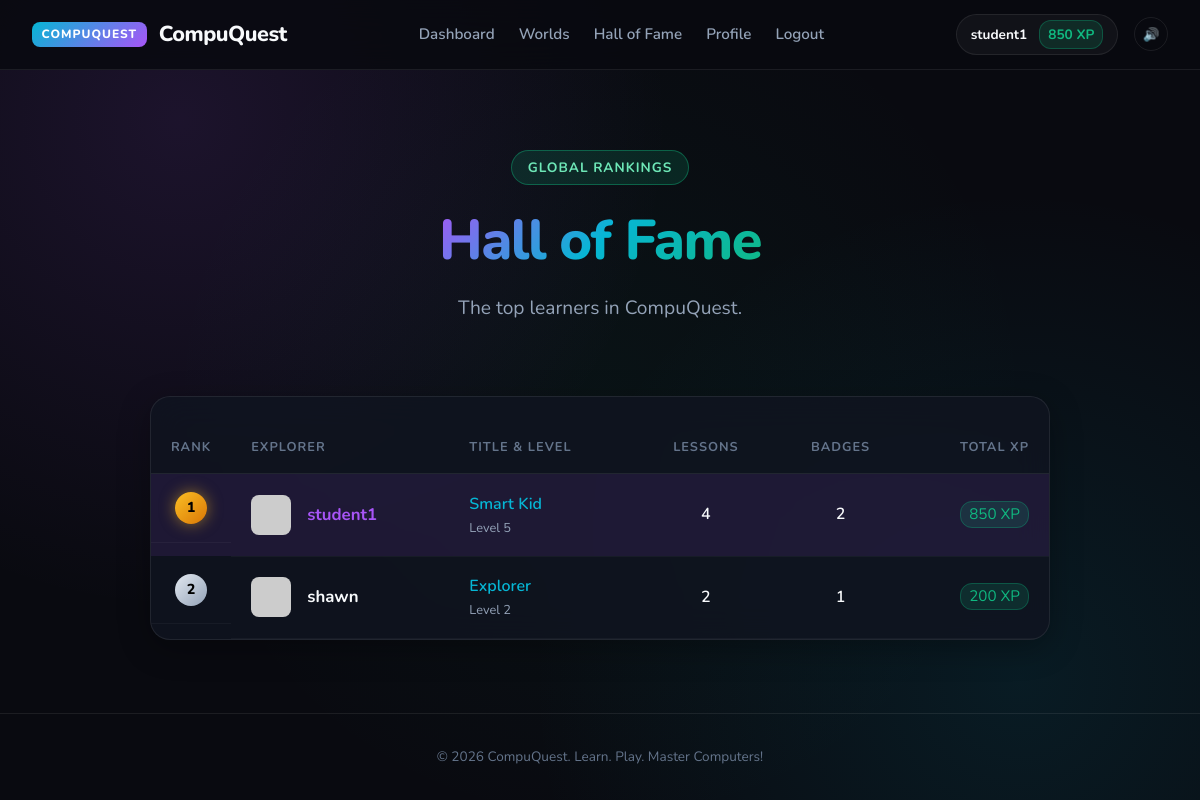
/leaderboard (signed in), run on the app's committed database.
### tables this page shows
CREATE TABLE users (
        id INTEGER PRIMARY KEY AUTOINCREMENT,
        username TEXT UNIQUE NOT NULL,
        email TEXT UNIQUE NOT NULL,
        password_hash TEXT NOT NULL,
        xp INTEGER DEFAULT 0,
        level INTEGER DEFAULT 1,
        streak INTEGER DEFAULT 1,
        last_active_date TEXT,
        avatar TEXT DEFAULT 'happy_bot',
        title TEXT DEFAULT 'Explorer',
        created_at TEXT DEFAULT CURRENT_TIMESTAMP
    , grade INTEGER DEFAULT 1);

### app.py (the view)
@app.route('/leaderboard')
def leaderboard():
    user = get_current_user()
    conn = get_db_connection()
    top_users = conn.execute('''
        SELECT u.id, u.username, u.avatar, u.xp, u.level, u.streak, u.title,
               COUNT(DISTINCT up.quest_id) as quests_done,
               COUNT(DISTINCT ub.badge_id) as badges_count
        FROM users u
        LEFT JOIN user_progress up ON u.id = up.user_id AND up.completed = 1
        LEFT JOIN user_badges ub ON u.id = ub.user_id
        GROUP BY u.id
        ORDER BY u.xp DESC, quests_done DESC
        LIMIT 25
    ''').fetchall()
    conn.close()
    return render_template('leaderboard.html', user=user, top_users=top_users)

### app.py (called while the page is built)
def get_current_user():
    if 'user_id' not in session:
        return None
    conn = get_db_connection()
    user = conn.execute('SELECT * FROM users WHERE id = ?', (session['user_id'],)).fetchone()
    conn.close()
    return user

### database.py (called while the page is built)
def get_db_connection():
    conn = sqlite3.connect(DB_PATH)
    conn.row_factory = sqlite3.Row
    return conn

### templates/leaderboard.html
{% extends 'base.html' %}
{% block content %}
<section class="hero" style="padding-top: 1rem; padding-bottom: 2rem;">
    <div class="hero-tag" style="background: rgba(16, 185, 129, 0.15); border-color: rgba(16, 185, 129, 0.4); color: #6ee7b7;">Global Rankings</div>
    <h1 class="hero-title"><span class="gradient-text">Hall of Fame</span></h1>
    <p class="hero-subtitle">The top learners in CompuQuest.</p>
</section>
<div class="glass-card" style="padding: 0; overflow: hidden; max-width: 900px; margin: 0 auto;">
    <div style="overflow-x: auto;">
        <table class="leaderboard-table">
            <thead>
                <tr>
                    <th style="width: 80px; text-align: center;">Rank</th>
                    <th>Explorer</th>
                    <th>Title & Level</th>
                    <th style="text-align: center;">Lessons</th>
                    <th style="text-align: center;">Badges</th>
                    <th style="text-align: right;">Total XP</th>
                </tr>
            </thead>
            <tbody>
                {% for u in top_users %}
                <tr style="background: {% if u.id == user.id %}rgba(168, 85, 247, 0.1){% else %}transparent{% endif %};">
                    <td style="text-align: center; display: flex; justify-content: center;">
                        {% if loop.index == 1 %}
                            <div class="rank-badge rank-1">1</div>
                        {% elif loop.index == 2 %}
                            <div class="rank-badge rank-2">2</div>
                        {% elif loop.index == 3 %}
                            <div class="rank-badge rank-3">3</div>
                        {% else %}
                            <div style="font-weight: 700; color: var(--text-secondary);">{{ loop.index }}</div>
                        {% endif %}
                    </td>
                    <td>
                        <div style="display: flex; align-items: center; gap: 1rem;">
                            <img src="https://api.dicebear.com/7.x/bottts/svg?seed={{ u.avatar }}&backgroundColor=transparent" alt="Avatar" style="width: 40px; height: 40px; border-radius: 8px; background: rgba(255,255,255,0.05);">
                            <span style="font-weight: 700; font-size: 1.05rem; color: {% if u.id == user.id %}var(--neon-purple){% else %}var(--text-primary){% endif %};">{{ u.username }}</span>
                        </div>
                    </td>
                    <td>
                        <div style="font-weight: 600; color: var(--neon-cyan);">{{ u.title }}</div>
                        <div style="font-size: 0.8rem; color: var(--text-secondary);">Level {{ u.level }}</div>
                    </td>
                    <td style="text-align: center; font-weight: 600; color: var(--text-primary);">
                        {{ u.quests_done }}
                    </td>
                    <td style="text-align: center; font-weight: 600; color: var(--text-primary);">
                        {{ u.badges_count }}
                    </td>
                    <td style="text-align: right;">
                        <span class="xp-badge" style="font-size: 0.95rem;">{{ u.xp }} XP</span>
                    </td>
                </tr>
                {% endfor %}
            </tbody>
        </table>
    </div>
</div>
{% endblock %}

### templates/base.html (shortened to what this page needs)
<!DOCTYPE html>
<html lang="en">
<head>
    <link rel="stylesheet" href="{{ url_for('static', filename='css/style.css') }}">
</head>
<body>
    <nav class="cyber-nav">
        <a href="{{ url_for('index') }}" class="brand-logo">
            <span class="brand-badge">COMPUQUEST</span>
            CompuQuest
        </a>
        <ul class="nav-links">
            {% if user %}
                <li><a href="{{ url_for('dashboard') }}" class="nav-item">Dashboard</a></li>
                <li><a href="{{ url_for('categories_view') }}" class="nav-item">Worlds</a></li>
                <li><a href="{{ url_for('leaderboard') }}" class="nav-item">Hall of Fame</a></li>
                <li><a href="{{ url_for('profile') }}" class="nav-item">Profile</a></li>
                <li><a href="{{ url_for('logout') }}" class="nav-item">Logout</a></li>
            {% else %}
                <li><a href="{{ url_for('index') }}" class="nav-item">Home</a></li>
                <li><a href="{{ url_for('login') }}" class="nav-item">Login</a></li>
                <li><a href="{{ url_for('register') }}" class="nav-item">Register</a></li>
            {% endif %}
        </ul>
        <div style="display: flex; align-items: center; gap: 1rem;">
            {% if user %}
                <div class="user-status-pill">
                    <span>{{ user.username }}</span>
                    <span class="xp-badge">{{ user.xp }} XP</span>
                </div>
            {% else %}
                <div class="user-status-pill">
                    <span>Guest Explorer</span>
                </div>
            {% endif %}
            <button id="soundToggleBtn" class="btn-sound-toggle" title="Toggle Sound">
            </button>
        </div>
    </nav>
    <main class="container">
        {% block content %}{% endblock %}
    </main>
    <footer class="cyber-footer">
        © 2026 CompuQuest. Learn. Play. Master Computers!
    </footer>
</body>
</html>

### data on the page
users: username "student1", xp "850", title "Smart Kid", level "5", quests_done "4", badges_count "2"
users: shows "2", username "shawn", title "Explorer", level "2", quests_done "2", badges_count "1", xp "200"
